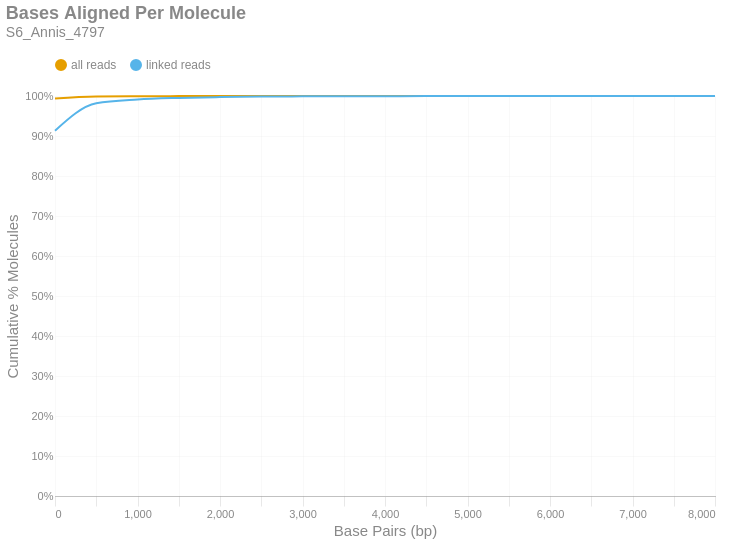

Notebook code for this chart:
### Markdown cell above
### Bases Aligned Per Molecule
This is a cumulative frequency distribution showing the number of base pairs aligned per unique molecule. These data are shown in 500 bp bins. There are two distributions: one with `all reads` (yellow) and another with only `linked reads` (blue). The percent of molecules in the `linked reads` distribution is relative to the total number of linked molecules.

### Code cell
if SKIPLR:
    print_html(f"Skipped")
else:
    binned_df = consolidated_hist(valids['aligned_bp'], mask, 500, True)
    with SafeRender(binned_df):
        (
            density_plot(binned_df, 'Bases Aligned Per Molecule', samplename, 'basesper')
            .encode(
                x=alt.X('bin:Q', title="Base Pairs (bp)").axis(tickMinStep=500).scale(padding=0),
                y=alt.Y('value:Q', title='Cumulative % Molecules')
                    .axis(format='%')
                    .scale(domain = [0,1])
                    .stack(False),
                color=alt.Color("key:N").scale(domain = ["all reads", "linked reads"]),
                tooltip = [
                    alt.Tooltip("key:N", title = "Data Type"),
                    alt.Tooltip("range_label:N", title="Bases Aligned Per Molecule"),
                    alt.Tooltip("value:Q", format = ".2%", title="% Molecules (Cum.)")
                ]
            )
        ).display()

### Figure 1 — Vega-Lite specification as saved in the notebook (floating-point values rounded to 4 significant figures)
{"width": "container", "height": 400, "config": {"title": {"anchor": "start", "dy": -15, "fontSize": 18, "color": "#888888", "subtitleColor": "#888888", "subtitleFontSize": 14}, "arc": {"fill": "#0072B2"}, "axis": {"domainColor": "#888888", "domainWidth": 0.5, "gridWidth": 0.2, "grid": false, "titleFontWeight": 400, "titleFontSize": 15, "labelFontSize": 11, "labelColor": "#888888", "tickColor": "#888888", "tickWidth": 0.2, "titleColor": "#888888"}, "axisBand": {"grid": false}, "axisX": {"grid": true, "tickSize": 10, "domainCap": "round"}, "axisY": {"domain": false, "grid": true, "tickSize": 0, "domainCap": "round"}, "background": "transparent", "header": {"labelFontSize": 15, "labelColor": "#888888", "titleFontSize": 15, "titleFontWeight": 600, "titleColor": "#888888"}, "legend": {"labelFont": "sans-serif", "labelFontSize": 12, "labelColor": "#888888", "symbolSize": 100, "symbolType": "circle", "titleFontSize": 12, "titlePadding": 10, "titleColor": "#888888", "title": null, "orient": "top"}, "range": {"category": ["#E69F00", "#56B4E9", "#009E73", "#F0E442", "#0072B2", "#D55E00", "#CC79A7", "#000000"], "diverging": ["#cfe8f3", "#a2d4ec", "#73bfe2", "#46abdb", "#1696d2", "#12719e"]}, "area": {"fill": "#0072B2", "fillOpacity": 0.7, "line": true, "strokeOpacity": 0.7}, "line": {"color": "#0072B2", "stroke": "#0072B2", "strokeWidth": 2}, "trail": {"color": "#0072B2", "stroke": "#0072B2", "strokeWidth": 0, "size": 1}, "point": {"filled": true, "fillOpacity": 1.0, "size": 95}, "text": {"color": "#888888", "fontSize": 11, "align": "right", "fontWeight": 400, "size": 11}, "bar": {"fill": "#0072B2", "stroke": null}, "view": {"stroke": null, "continuousWidth": 660, "continuousHeight": 400}}, "data": {"name": "data-dbf615a6afc3647a8edecbccda7ae95e"}, "mark": {"type": "line", "interpolate": "monotone", "point": {"opacity": 0, "size": 275}}, "encoding": {"color": {"field": "key", "scale": {"domain": ["all reads", "linked reads"]}, "type": "nominal"}, "tooltip": [{"field": "key", "title": "Data Type", "type": "nominal"}, {"field": "range_label", "title": "Bases Aligned Per Molecule", "type": "nominal"}, {"field": "value", "format": ".2%", "title": "% Molecules (Cum.)", "type": "quantitative"}], "x": {"axis": {"tickMinStep": 500}, "field": "bin", "scale": {"padding": 0}, "title": "Base Pairs (bp)", "type": "quantitative"}, "y": {"axis": {"format": "%"}, "field": "value", "scale": {"domain": [0, 1]}, "stack": false, "title": "Cumulative % Molecules", "type": "quantitative"}}, "params": [{"name": "param_c36ac31b6afebe62", "select": {"type": "point", "fields": ["key"]}, "bind": "legend"}], "title": {"text": "Bases Aligned Per Molecule", "subtitle": "S6_Annis_4797"}, "transform": [{"fold": ["all reads (cumsum)", "linked reads (cumsum)"]}, {"calculate": "replace(datum.key, ' (cumsum)', '')", "as": "key"}, {"filter": {"param": "param_c36ac31b6afebe62"}}], "usermeta": {"embedOptions": {"downloadFileName": "S6_Annis_4797.basesper"}}, "$schema": "https://vega.github.io/schema/vega-lite/v6.1.0.json", "datasets": {"data-dbf615a6afc3647a8edecbccda7ae95e": [{"bin": "0.0", "interval": "0.0-500.0", "all reads": 0.9937, "linked reads": 0.9133, "all reads (cumsum)": 0.9937, "linked reads (cumsum)": 0.9133, "range_label": "0-499"}, {"bin": "500.0", "interval": "500.0-1000.0", "all reads": 0.005111, "linked reads": 0.06859, "all reads (cumsum)": 0.9988, "linked reads (cumsum)": 0.9819, "range_label": "500-999"}, {"bin": "1000.0", "interval": "1000.0-1500.0", "all reads": 0.0006913, "linked reads": 0.009391, "all reads (cumsum)": 0.9995, "linked reads (cumsum)": 0.9913, "range_label": "1000-1499"}, {"bin": "1500.0", "interval": "1500.0-2000.0", "all reads": 0.0002481, "linked reads": 0.003882, "all reads (cumsum)": 0.9997, "linked reads (cumsum)": 0.9952, "range_label": "1500-1999"}, {"bin": "2000.0", "interval": "2000.0-2500.0", "all reads": 0.0001272, "linked reads": 0.002064, "all reads (cumsum)": 0.9998, "linked reads (cumsum)": 0.9973, "range_label": "2000-2499"}, {"bin": "2500.0", "interval": "2500.0-3000.0", "all reads": 7.952e-05, "linked reads": 0.001312, "all reads (cumsum)": 0.9999, "linked reads (cumsum)": 0.9986, "range_label": "2500-2999"}, {"bin": "3000.0", "interval": "3000.0-3500.0", "all reads": 3.287e-05, "linked reads": 0.0005421, "all reads (cumsum)": 0.9999, "linked reads (cumsum)": 0.9991, "range_label": "3000-3499"}, {"bin": "3500.0", "interval": "3500.0-4000.0", "all reads": 2.439e-05, "linked reads": 0.0004022, "all reads (cumsum)": 1.0, "linked reads (cumsum)": 0.9995, "range_label": "3500-3999"}, {"bin": "4000.0", "interval": "4000.0-4500.0", "all reads": 6.361e-06, "linked reads": 0.0001049, "all reads (cumsum)": 1.0, "linked reads (cumsum)": 0.9996, "range_label": "4000-4499"}, {"bin": "4500.0", "interval": "4500.0-5000.0", "all reads": 7.422e-06, "linked reads": 0.0001224, "all reads (cumsum)": 1.0, "linked reads (cumsum)": 0.9997, "range_label": "4500-4999"}, {"bin": "5000.0", "interval": "5000.0-5500.0", "all reads": 4.241e-06, "linked reads": 6.995e-05, "all reads (cumsum)": 1.0, "linked reads (cumsum)": 0.9998, "range_label": "5000-5499"}, {"bin": "5500.0", "interval": "5500.0-6000.0", "all reads": 3.181e-06, "linked reads": 5.246e-05, "all reads (cumsum)": 1.0, "linked reads (cumsum)": 0.9999, "range_label": "5500-5999"}, {"bin": "6000.0", "interval": "6000.0-6500.0", "all reads": 7.422e-06, "linked reads": 0.0001224, "all reads (cumsum)": 1.0, "linked reads (cumsum)": 1.0, "range_label": "6000-6499"}, {"bin": "6500.0", "interval": "6500.0-7000.0", "all reads": 0.0, "linked reads": 0.0, "all reads (cumsum)": 1.0, "linked reads (cumsum)": 1.0, "range_label": "6500-6999"}, {"bin": "7000.0", "interval": "7000.0-7500.0", "all reads": 0.0, "linked reads": 0.0, "all reads (cumsum)": 1.0, "linked reads (cumsum)": 1.0, "range_label": "7000-7499"}, {"bin": "7500.0", "interval": "7500.0-8000.0", "all reads": 0.0, "linked reads": 0.0, "all reads (cumsum)": 1.0, "linked reads (cumsum)": 1.0, "range_label": "7500-7999"}, {"bin": "8000.0", "interval": "8000.0-8500.0", "all reads": 1.06e-06, "linked reads": 1.749e-05, "all reads (cumsum)": 1.0, "linked reads (cumsum)": 1.0, "range_label": "8000-8499"}]}}
